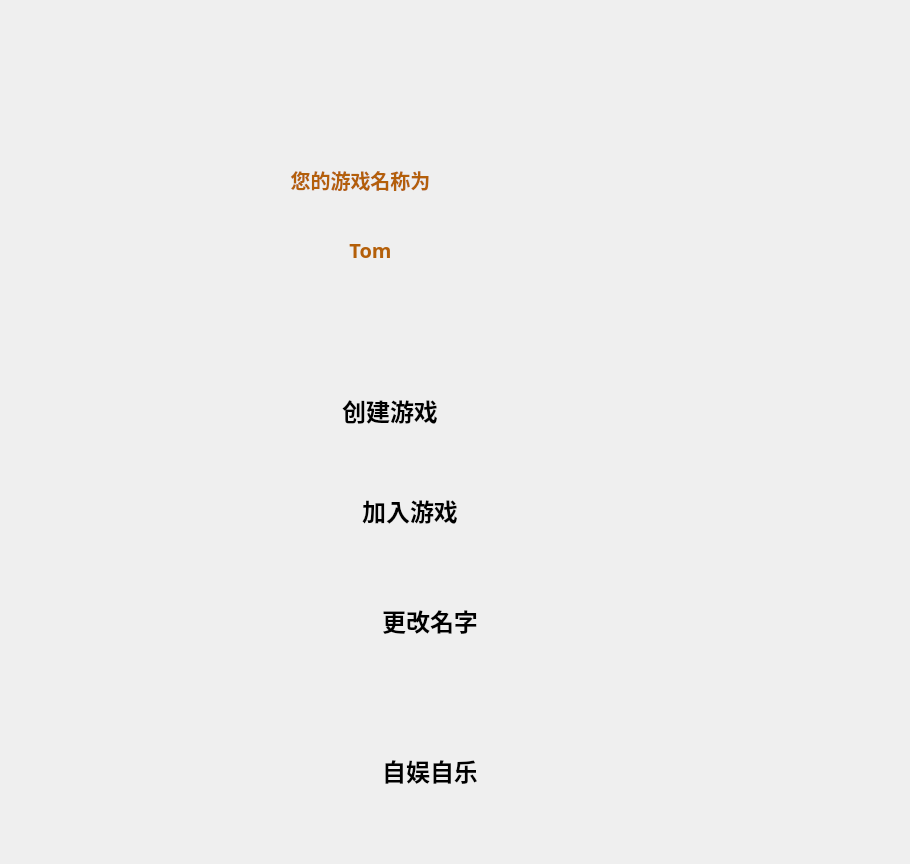
<?xml version="1.0" encoding="UTF-8"?>
<ui version="4.0">
 <class>WelcomeInterface</class>
 <widget class="QWidget" name="WelcomeInterface">
  <property name="geometry">
   <rect>
    <x>0</x>
    <y>0</y>
    <width>910</width>
    <height>864</height>
   </rect>
  </property>
  <property name="windowTitle">
   <string>WelcomeInterface</string>
  </property>
  <widget class="QPushButton" name="createGame_button">
   <property name="geometry">
    <rect>
     <x>290</x>
     <y>360</y>
     <width>200</width>
     <height>100</height>
    </rect>
   </property>
   <property name="font">
    <font>
     <family>書體坊顏體㊣</family>
     <pointsize>18</pointsize>
     <weight>75</weight>
     <bold>true</bold>
    </font>
   </property>
   <property name="text">
    <string>创建游戏</string>
   </property>
   <property name="flat">
    <bool>true</bool>
   </property>
  </widget>
  <widget class="QPushButton" name="addGame_button">
   <property name="geometry">
    <rect>
     <x>310</x>
     <y>460</y>
     <width>200</width>
     <height>100</height>
    </rect>
   </property>
   <property name="font">
    <font>
     <family>書體坊顏體㊣</family>
     <pointsize>18</pointsize>
     <weight>75</weight>
     <bold>true</bold>
    </font>
   </property>
   <property name="text">
    <string>加入游戏</string>
   </property>
   <property name="flat">
    <bool>true</bool>
   </property>
  </widget>
  <widget class="QPushButton" name="onePersonGame_button">
   <property name="enabled">
    <bool>true</bool>
   </property>
   <property name="geometry">
    <rect>
     <x>330</x>
     <y>720</y>
     <width>200</width>
     <height>100</height>
    </rect>
   </property>
   <property name="font">
    <font>
     <family>書體坊顏體㊣</family>
     <pointsize>18</pointsize>
     <weight>75</weight>
     <bold>true</bold>
    </font>
   </property>
   <property name="text">
    <string>自娱自乐</string>
   </property>
   <property name="autoDefault">
    <bool>false</bool>
   </property>
   <property name="flat">
    <bool>true</bool>
   </property>
  </widget>
  <widget class="QPushButton" name="rename_button">
   <property name="geometry">
    <rect>
     <x>330</x>
     <y>570</y>
     <width>200</width>
     <height>100</height>
    </rect>
   </property>
   <property name="font">
    <font>
     <family>書體坊顏體㊣</family>
     <pointsize>18</pointsize>
     <weight>75</weight>
     <bold>true</bold>
    </font>
   </property>
   <property name="text">
    <string>更改名字</string>
   </property>
   <property name="flat">
    <bool>true</bool>
   </property>
  </widget>
  <widget class="QLabel" name="label">
   <property name="geometry">
    <rect>
     <x>180</x>
     <y>130</y>
     <width>361</width>
     <height>101</height>
    </rect>
   </property>
   <property name="sizePolicy">
    <sizepolicy hsizetype="Preferred" vsizetype="Preferred">
     <horstretch>0</horstretch>
     <verstretch>0</verstretch>
    </sizepolicy>
   </property>
   <property name="palette">
    <palette>
     <active>
      <colorrole role="WindowText">
       <brush brushstyle="SolidPattern">
        <color alpha="255">
         <red>180</red>
         <green>95</green>
         <blue>9</blue>
        </color>
       </brush>
      </colorrole>
     </active>
     <inactive>
      <colorrole role="WindowText">
       <brush brushstyle="SolidPattern">
        <color alpha="255">
         <red>180</red>
         <green>95</green>
         <blue>9</blue>
        </color>
       </brush>
      </colorrole>
     </inactive>
     <disabled>
      <colorrole role="WindowText">
       <brush brushstyle="SolidPattern">
        <color alpha="255">
         <red>120</red>
         <green>120</green>
         <blue>120</blue>
        </color>
       </brush>
      </colorrole>
     </disabled>
    </palette>
   </property>
   <property name="font">
    <font>
     <family>楷体</family>
     <pointsize>15</pointsize>
     <weight>75</weight>
     <bold>true</bold>
    </font>
   </property>
   <property name="text">
    <string>&lt;html&gt;&lt;head/&gt;&lt;body&gt;&lt;p&gt;您的游戏名称为&lt;/p&gt;&lt;/body&gt;&lt;/html&gt;</string>
   </property>
   <property name="textFormat">
    <enum>Qt::RichText</enum>
   </property>
   <property name="alignment">
    <set>Qt::AlignCenter</set>
   </property>
  </widget>
  <widget class="QLabel" name="label_2">
   <property name="geometry">
    <rect>
     <x>190</x>
     <y>210</y>
     <width>361</width>
     <height>81</height>
    </rect>
   </property>
   <property name="sizePolicy">
    <sizepolicy hsizetype="Preferred" vsizetype="Preferred">
     <horstretch>0</horstretch>
     <verstretch>0</verstretch>
    </sizepolicy>
   </property>
   <property name="palette">
    <palette>
     <active>
      <colorrole role="WindowText">
       <brush brushstyle="SolidPattern">
        <color alpha="255">
         <red>180</red>
         <green>95</green>
         <blue>9</blue>
        </color>
       </brush>
      </colorrole>
     </active>
     <inactive>
      <colorrole role="WindowText">
       <brush brushstyle="SolidPattern">
        <color alpha="255">
         <red>180</red>
         <green>95</green>
         <blue>9</blue>
        </color>
       </brush>
      </colorrole>
     </inactive>
     <disabled>
      <colorrole role="WindowText">
       <brush brushstyle="SolidPattern">
        <color alpha="255">
         <red>120</red>
         <green>120</green>
         <blue>120</blue>
        </color>
       </brush>
      </colorrole>
     </disabled>
    </palette>
   </property>
   <property name="font">
    <font>
     <family>楷体</family>
     <pointsize>15</pointsize>
     <weight>75</weight>
     <bold>true</bold>
    </font>
   </property>
   <property name="text">
    <string>&lt;html&gt;&lt;head/&gt;&lt;body&gt;&lt;p&gt;Tom&lt;/p&gt;&lt;/body&gt;&lt;/html&gt;</string>
   </property>
   <property name="textFormat">
    <enum>Qt::RichText</enum>
   </property>
   <property name="alignment">
    <set>Qt::AlignCenter</set>
   </property>
  </widget>
 </widget>
 <layoutdefault spacing="6" margin="11"/>
 <resources/>
 <connections/>
</ui>
